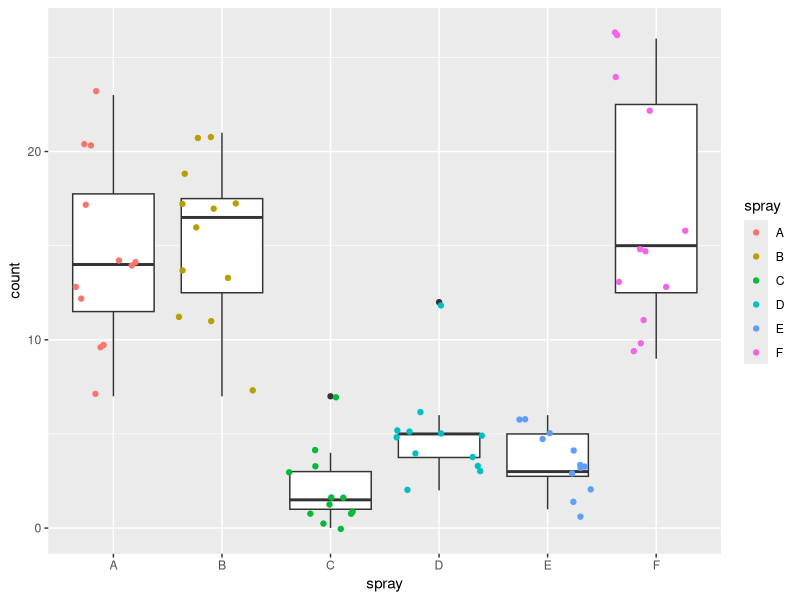
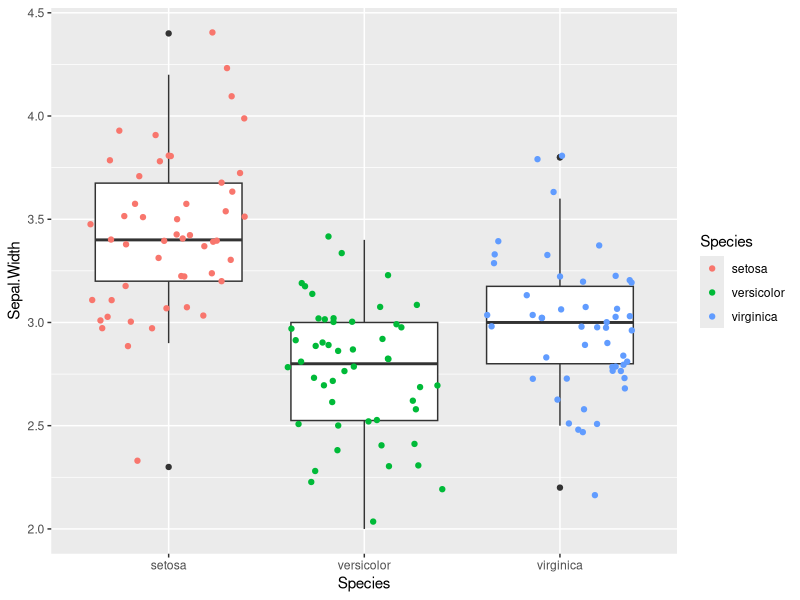
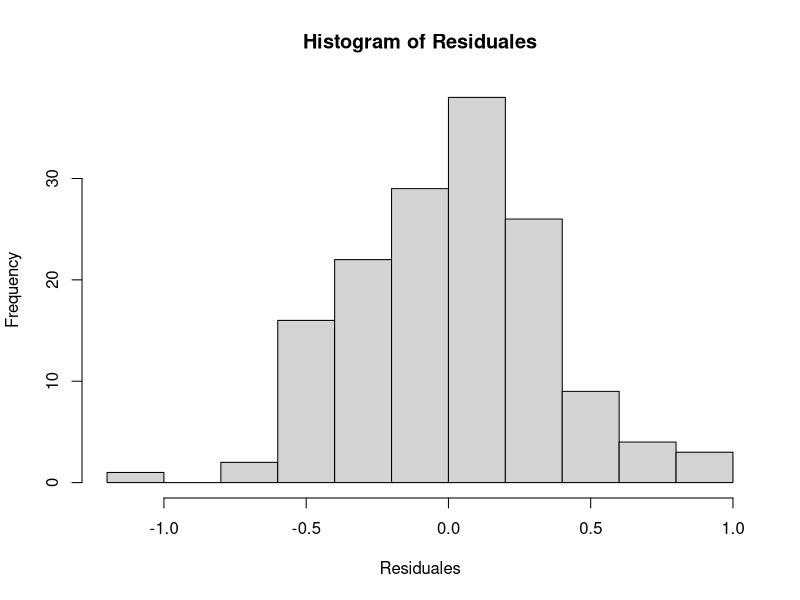
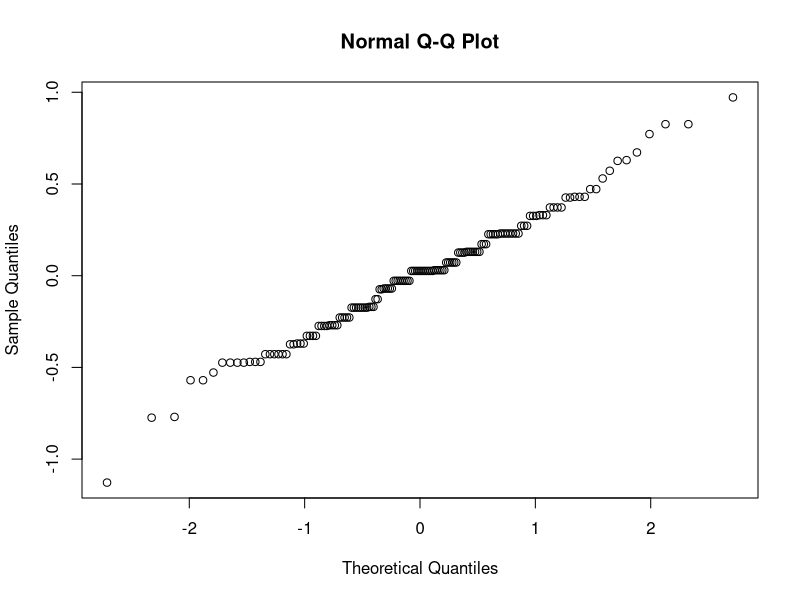
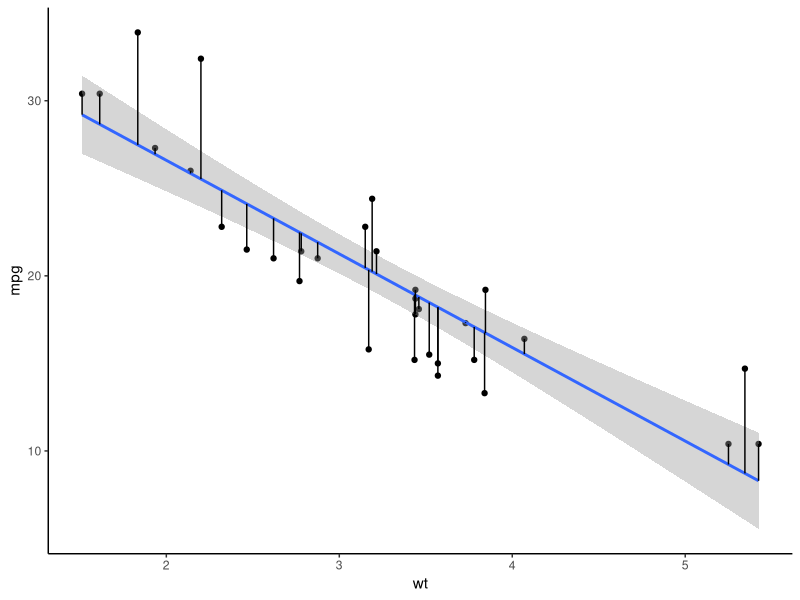

These charts were generated, in order, by the following R code:
## ---- chunk 1
knitr::opts_chunk$set(echo = FALSE, warning = FALSE, message = FALSE)
suppressMessages(suppressWarnings(library(tidyverse, quietly = TRUE)))
## ---- chunk 2
ggplot(InsectSprays, aes(x = spray, y = count)) + geom_boxplot() + geom_jitter(aes(color = spray)) 
## ---- chunk 3
bartlett.test(count ~ spray, data = InsectSprays)
## ---- chunk 4
ggplot(iris, aes(x = Species, y = Sepal.Width)) + geom_boxplot() + geom_jitter(aes(color = Species)) 
## ---- chunk 5
bartlett.test(Sepal.Width ~ Species, data = iris)
## ---- chunk 6
ANOVA.Iris <- aov(Sepal.Width ~ Species, data = iris)
## ---- chunk 7
Residuales <- ANOVA.Iris$residuals
library(broom)
Resultados <- augment(ANOVA.Iris)
## ---- chunk 8
knitr::kable(head(Resultados), caption= "primeras 6 observaciones del dataframe resultante de augment", digits = 3)
## ---- chunk 9
hist(Residuales)
## ---- chunk 10
qqnorm(Residuales)
## ---- chunk 11
shapiro.test(Residuales)
## ---- chunk 12
testy <- augment(lm(mpg ~ wt, data =mtcars))
ggplot(testy, aes(x = wt, y = mpg)) + geom_point() + geom_smooth(method="lm") + geom_segment(aes(xend = wt, yend = .fitted)) + theme_classic()
